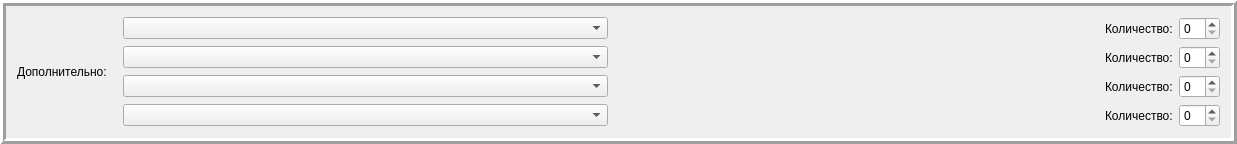
        <widget class="QFrame" name="frame_10">
         <property name="frameShape">
          <enum>QFrame::Box</enum>
         </property>
         <property name="frameShadow">
          <enum>QFrame::Raised</enum>
         </property>
         <property name="lineWidth">
          <number>3</number>
         </property>
         <layout class="QGridLayout" name="gridLayout_14">
          <item row="0" column="0">
           <layout class="QHBoxLayout" name="horizontalLayout_31">
            <item>
             <widget class="QLabel" name="label_94">
              <property name="minimumSize">
               <size>
                <width>100</width>
                <height>0</height>
               </size>
              </property>
              <property name="text">
               <string>Дополнительно: </string>
              </property>
             </widget>
            </item>
            <item>
             <layout class="QVBoxLayout" name="verticalLayout_3">
              <item>
               <layout class="QHBoxLayout" name="horizontalLayout_32">
                <item>
                 <widget class="QComboBox" name="comboBox_Other1">
                  <property name="minimumSize">
                   <size>
                    <width>485</width>
                    <height>0</height>
                   </size>
                  </property>
                 </widget>
                </item>
                <item>
                 <spacer name="horizontalSpacer_37">
                  <property name="orientation">
                   <enum>Qt::Horizontal</enum>
                  </property>
                  <property name="sizeHint" stdset="0">
                   <size>
                    <width>491</width>
                    <height>17</height>
                   </size>
                  </property>
                 </spacer>
                </item>
                <item>
                 <widget class="QLabel" name="label_95">
                  <property name="text">
                   <string>Количество:</string>
                  </property>
                 </widget>
                </item>
                <item>
                 <widget class="QSpinBox" name="spinBox_Other1"/>
                </item>
               </layout>
              </item>
              <item>
               <layout class="QHBoxLayout" name="horizontalLayout_33">
                <item>
                 <widget class="QComboBox" name="comboBox_Other2">
                  <property name="minimumSize">
                   <size>
                    <width>485</width>
                    <height>0</height>
                   </size>
                  </property>
                 </widget>
                </item>
                <item>
                 <spacer name="horizontalSpacer_38">
                  <property name="orientation">
                   <enum>Qt::Horizontal</enum>
                  </property>
                  <property name="sizeHint" stdset="0">
                   <size>
                    <width>491</width>
                    <height>17</height>
                   </size>
                  </property>
                 </spacer>
                </item>
                <item>
                 <widget class="QLabel" name="label_98">
                  <property name="text">
                   <string>Количество:</string>
                  </property>
                 </widget>
                </item>
                <item>
                 <widget class="QSpinBox" name="spinBox_Other2"/>
                </item>
               </layout>
              </item>
              <item>
               <layout class="QHBoxLayout" name="horizontalLayout_34">
                <item>
                 <widget class="QComboBox" name="comboBox_Other3">
                  <property name="minimumSize">
                   <size>
                    <width>485</width>
                    <height>0</height>
                   </size>
                  </property>
                 </widget>
                </item>
                <item>
                 <spacer name="horizontalSpacer_39">
                  <property name="orientation">
                   <enum>Qt::Horizontal</enum>
                  </property>
                  <property name="sizeHint" stdset="0">
                   <size>
                    <width>491</width>
                    <height>17</height>
                   </size>
                  </property>
                 </spacer>
                </item>
                <item>
                 <widget class="QLabel" name="label_101">
                  <property name="text">
                   <string>Количество:</string>
                  </property>
                 </widget>
                </item>
                <item>
                 <widget class="QSpinBox" name="spinBox_Other3"/>
                </item>
               </layout>
              </item>
              <item>
               <layout class="QHBoxLayout" name="horizontalLayout_35">
                <item>
                 <widget class="QComboBox" name="comboBox_Other4">
                  <property name="minimumSize">
                   <size>
                    <width>485</width>
                    <height>0</height>
                   </size>
                  </property>
                 </widget>
                </item>
                <item>
                 <spacer name="horizontalSpacer_40">
                  <property name="orientation">
                   <enum>Qt::Horizontal</enum>
                  </property>
                  <property name="sizeHint" stdset="0">
                   <size>
                    <width>491</width>
                    <height>17</height>
                   </size>
                  </property>
                 </spacer>
                </item>
                <item>
                 <widget class="QLabel" name="label_104">
                  <property name="text">
                   <string>Количество:</string>
                  </property>
                 </widget>
                </item>
                <item>
                 <widget class="QSpinBox" name="spinBox_Other4"/>
                </item>
               </layout>
              </item>
             </layout>
            </item>
           </layout>
          </item>
         </layout>
        </widget>
